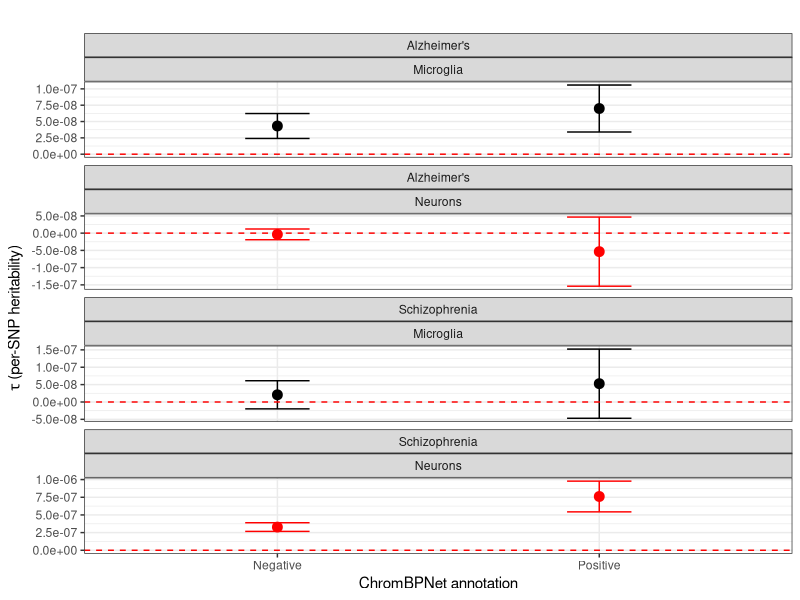
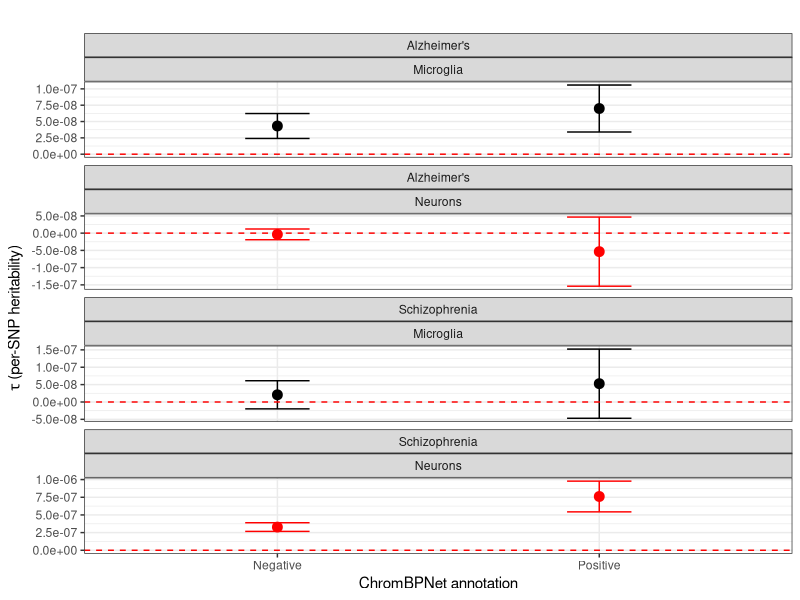

The R script that drew these images, in order:
library(dplyr)
library(ggplot2)

df <- data.frame(
  Disease = c("Alzheimer's", "Alzheimer's", "Schizophrenia", "Schizophrenia",
              "Alzheimer's", "Alzheimer's", "Schizophrenia", "Schizophrenia"),
  CellType = c("Microglia","Microglia","Microglia","Microglia",
               "Neurons","Neurons","Neurons","Neurons"),
  Annotation = c("Negative","Positive","Negative","Positive",
                 "Negative","Positive","Negative","Positive"),
  tau = c(4.316e-08, 6.994e-08, 2.065e-08, 5.269e-08,
          -3.527e-09, -5.361e-08, 3.281e-07, 7.607e-07),
  SE = c(9.731e-09, 1.835e-08, 2.065e-08, 5.077e-08,
         7.953e-09, 5.117e-08, 3.125e-08, 1.109e-07)
) %>%
  mutate(
    CI_low = tau - 1.96 * SE,
    CI_high = tau + 1.96 * SE
  )

print(df)

# Plot
g=ggplot(df, aes(x = Annotation, y = tau, color = CellType)) +
  geom_point(position = position_dodge(width = 0.5), size = 3) +
  geom_errorbar(aes(ymin = CI_low, ymax = CI_high),
                width = 0.2,
                position = position_dodge(width = 0.5)) +
  facet_wrap(~Disease+CellType, scales = "free_y", ncol = 1) +   # force 1 column
  labs(
    x = "ChromBPNet annotation",
    y = expression(tau~"(per-SNP heritability)"),
    title = ""
  ) +
  theme_bw() +
  theme(plot.title = element_text(hjust = 0.5)) +
  geom_hline(yintercept = 0, col = 'red', lty = 'dashed') +
  scale_color_manual(values=c("black","red")) +
  guides(col="none")
print(g)
pdf("/Users/amarderstein/Library/Mobile Documents/com~apple~CloudDocs/Documents/Research/chrombpnet_variant_effects/output/ldsc/plots/chrombpnet_pos.pdf",width=3.2,height=10)
print(g)
dev.off()
